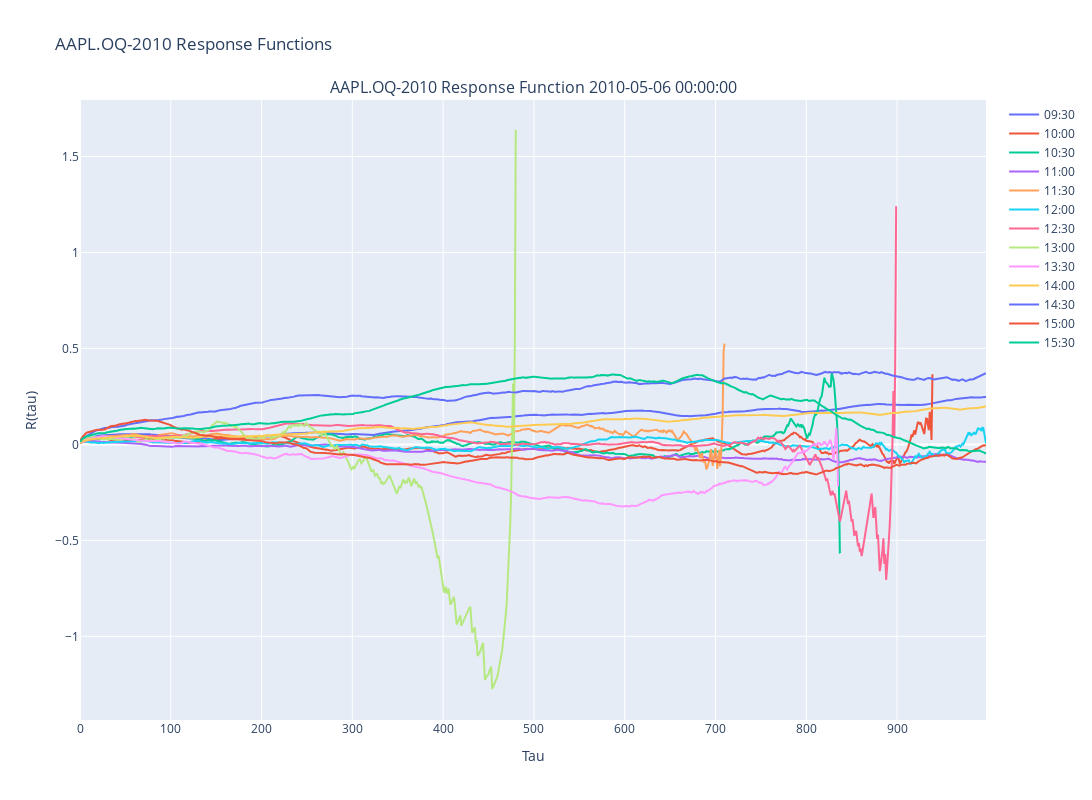

The cell this chart's notebook holds for it:
### Code cell
import warnings

# Ignore all warnings
warnings.filterwarnings("ignore")

ticker_name =   ticker_list[1]
loading_dir = os.path.join(current_dir,"data","clean", "flash_crash")
plots_dir = os.path.join(current_dir,"plots","flash_crash",ticker_name)
file_dir = os.path.join(loading_dir,ticker_name)
file_name = os.listdir(file_dir)[0]
df = vaex.open(os.path.join(file_dir,file_name))
tau_max = 1000

plot_3day_response_functions_15min(df, tau_max =tau_max, ticker = ticker_name,start_date='2010-05-06')

### Figure 1 — Plotly figure (JSON) as saved in the notebook; plotly's stock layout.template omitted (floating-point values rounded to 4 significant figures; data arrays with more than 128 entries replaced by an {"elided": "..."} marker saying what was removed)
{"data": [{"mode": "lines", "name": "09:30", "type": "scatter", "x": {"elided": "999 int values"}, "xaxis": "x", "y": {"elided": "999 float values"}, "yaxis": "y"}, {"mode": "lines", "name": "10:00", "type": "scatter", "x": {"elided": "999 int values"}, "xaxis": "x", "y": {"elided": "999 float values"}, "yaxis": "y"}, {"mode": "lines", "name": "10:30", "type": "scatter", "x": {"elided": "999 int values"}, "xaxis": "x", "y": {"elided": "999 float values"}, "yaxis": "y"}, {"mode": "lines", "name": "11:00", "type": "scatter", "x": {"elided": "999 int values"}, "xaxis": "x", "y": {"elided": "999 float values"}, "yaxis": "y"}, {"mode": "lines", "name": "11:30", "type": "scatter", "x": {"elided": "999 int values"}, "xaxis": "x", "y": {"elided": "999 float values"}, "yaxis": "y"}, {"mode": "lines", "name": "12:00", "type": "scatter", "x": {"elided": "999 int values"}, "xaxis": "x", "y": {"elided": "999 float values"}, "yaxis": "y"}, {"mode": "lines", "name": "12:30", "type": "scatter", "x": {"elided": "999 int values"}, "xaxis": "x", "y": {"elided": "999 float values"}, "yaxis": "y"}, {"mode": "lines", "name": "13:00", "type": "scatter", "x": {"elided": "999 int values"}, "xaxis": "x", "y": {"elided": "999 float values"}, "yaxis": "y"}, {"mode": "lines", "name": "13:30", "type": "scatter", "x": {"elided": "999 int values"}, "xaxis": "x", "y": {"elided": "999 float values"}, "yaxis": "y"}, {"mode": "lines", "name": "14:00", "type": "scatter", "x": {"elided": "999 int values"}, "xaxis": "x", "y": {"elided": "999 float values"}, "yaxis": "y"}, {"mode": "lines", "name": "14:30", "type": "scatter", "x": {"elided": "999 int values"}, "xaxis": "x", "y": {"elided": "999 float values"}, "yaxis": "y"}, {"mode": "lines", "name": "15:00", "type": "scatter", "x": {"elided": "999 int values"}, "xaxis": "x", "y": {"elided": "999 float values"}, "yaxis": "y"}, {"mode": "lines", "name": "15:30", "type": "scatter", "x": {"elided": "999 int values"}, "xaxis": "x", "y": {"elided": "999 float values"}, "yaxis": "y"}], "layout": {"annotations": [{"font": {"size": 16}, "showarrow": false, "text": "AAPL.OQ-2010 Response Function 2010-05-06 00:00:00", "x": 0.5, "xanchor": "center", "xref": "paper", "y": 1, "yanchor": "bottom", "yref": "paper"}], "height": 800, "showlegend": true, "title": {"text": "AAPL.OQ-2010 Response Functions"}, "width": 1200, "xaxis": {"anchor": "y", "domain": [0, 1], "title": {"text": "Tau"}}, "yaxis": {"anchor": "x", "domain": [0, 1], "title": {"text": "R(tau)"}}}}
